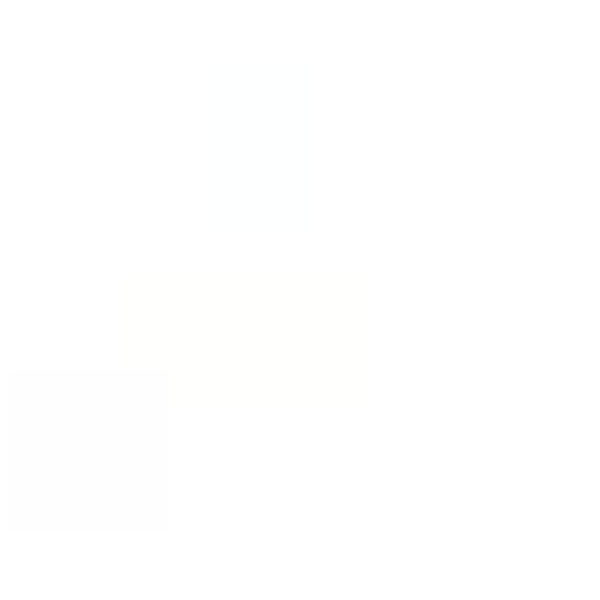
Frame 1 (no input)
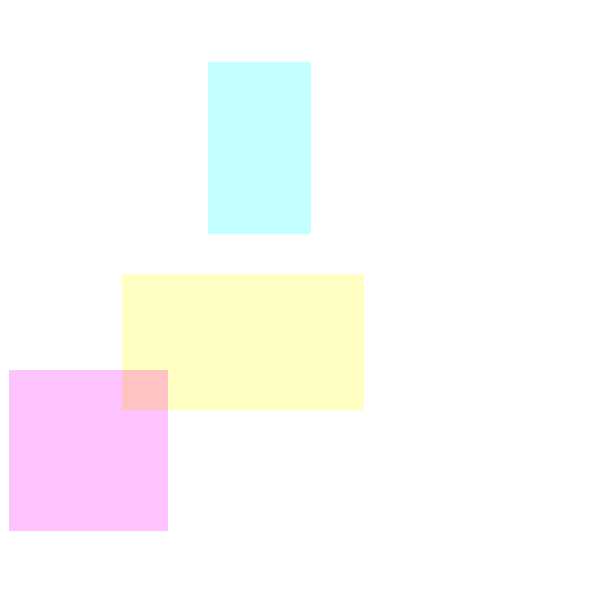
Frame 60 (the mouse pressed at the canvas centre just before this capture)
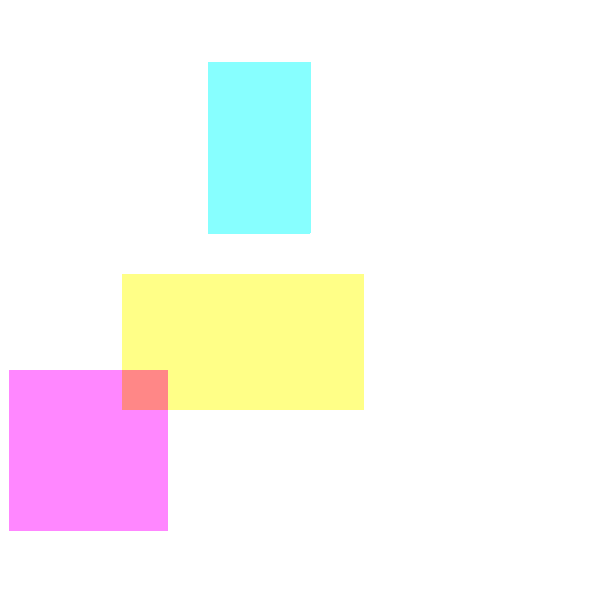
Frame 120 (the mouse held since frame 60 and released just before this capture)

The Processing sketch that drew these frames (run headless with seeded random() and noise(); from frame 60 on, the mouse is pressed at the canvas centre):

// Processing sketch: mondriansecondary
// ── mondriansecondary.pde
int SIZE = 600;
int baset, tvar;
int SW;
float j = 0;
float[] exes = {random(SIZE*0.25, SIZE*0.75), random(SIZE*0.25, SIZE*0.75), random(SIZE*0.25, SIZE*0.75), random(SIZE*0.25, SIZE*0.75)};
int i = 0;
float x1,x2,x3,y1,y2,y3,w1,w2,w3,h1,h2,h3;
int BG = 255;
float[] verticals = {random(SIZE), random(SIZE), random(SIZE)};
float[] horizontals = {random(SIZE), random(SIZE), random(SIZE)};

void mousePressed() {
  mp();
}
void mp(){
  stroke(10);
 fill(255);
  for(int i = 0; i < verticals.length; i++) {
   drawVertical(verticals[i]);
 }
  for(int i = 0; i < horizontals.length; i++) {
   drawHorizontal(horizontals[i]);
 }

}

void resetL(){
 for(int i = 0; i < verticals.length; i++) {
   verticals[i] = random(SIZE);
 }
  for(int i = 0; i < horizontals.length; i++) {
   horizontals[i] = random(SIZE);
 }
}

void drawVertical(float x) {

  line(x, 0, x, SIZE);
}
  
  
void drawHorizontal(float y) {

  line(0, y, SIZE, y);
}
  

void setup() {
  SW = 10;
  strokeCap(SQUARE);
  surface.setSize(SIZE, SIZE);
  background(BG);
  strokeWeight(SW);
  
   x1 = random(SIZE);
      x2 = random(SIZE);
      x3 = random(SIZE);
      y1 = random(SIZE);
      y2 = random(SIZE);
      y3 = random(SIZE);
      w1 = random(100,250);
      w2 = random(100,250);
      w3 = random(100,250);
      h1 = random(100,250);
      h2 = random(100,250);
      h3 = random(100,250);
}

void draw() {    
  
  if(i++==255){
      i = 0;
      background(BG);
      x1 = random(SIZE-100);
      x2 = random(SIZE-100);
      x3 = random(SIZE-100);
      y1 = random(SIZE-100);
      y2 = random(SIZE-100);
      y3 = random(SIZE-100);
      w1 = random(100,400);
      w2 = random(100,400);
      w3 = random(100,400);
      h1 = random(100,400);
      h2 = random(100,400);
      h3 = random(100,400);
      mp();
      resetL();
  }
//    s1.scribble();
    //s2.scribble();
    strokeWeight(3);
    //line(20, 30, SIZE-20, 30);
    //line(SIZE-35, 20, SIZE-35, SIZE-25);
    //line(20, SIZE-25, 90, SIZE-25);
    //line(30, SIZE-90, 30, SIZE-10);
    noStroke();
        fill(255, 255, 0,1);

    rect(x1, y1, w1, h1);
        fill(255, 0, 255,1);

    rect(x2,y2,w2,h2);
        fill(0, 255, 255,1);

    rect(x3,y3,w3,h3);

    //strokeWeight(1.25);
    //triangle(SIZE*0.385, SIZE*0.465, SIZE*0.27, SIZE*0.465, SIZE*0.385, SIZE*0.58);
    //line(SIZE*0.385, SIZE*0.465, SIZE*0.385, SIZE*0.635);
    //triangle(0, 0, SIZE,0, SIZE, SIZE);
    //lines();
    noFill();
//    fill(255,1);
//    stroke(255, 1);
//
//
//    ellipse(SIZE*0.5,SIZE*0.5,50,50);
//        ellipse(SIZE*0.5,SIZE*0.5,40,40);
//            fill(255,10);
//
//            stroke(255, 10);
//
//        ellipse(SIZE*0.5,SIZE*0.5,30,30);
//        ellipse(SIZE*0.5,SIZE*0.5,20,20);
//        ellipse(SIZE*0.5,SIZE*0.5,10,10);
//                ellipse(SIZE*0.5,SIZE*0.5,5,5);
//
//

    //s3.scribble();

}
